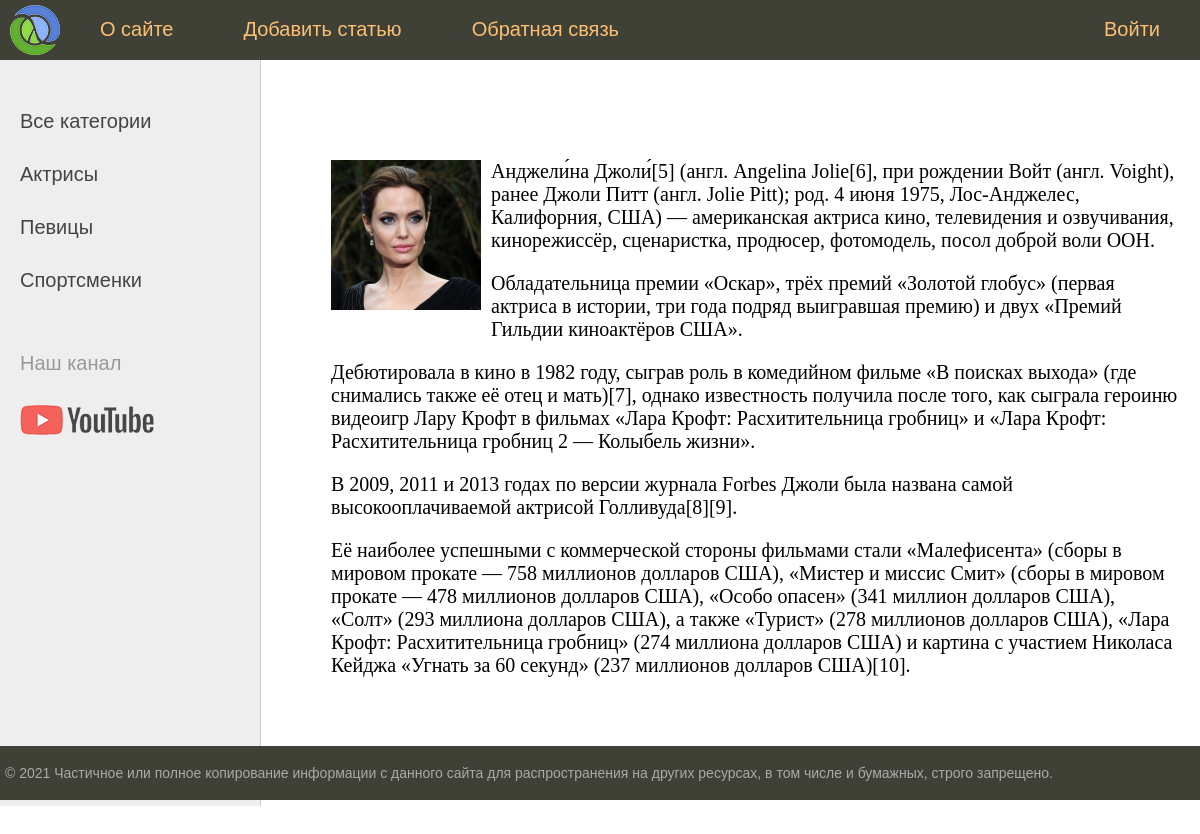
The app's page /post/1/ with its own data.
### women/models.py (models this page shows, shortened)
class Category(models.Model):
    name = models.CharField(max_length=100, db_index=True, verbose_name='Категория')
    def get_absolute_url(self):
        return reverse('category', kwargs={'cat_id': self.pk})
    class Meta:
        ordering = ('name',)
        verbose_name = 'Категорию'
        verbose_name_plural = 'Категории'

class Women(models.Model):
    title = models.CharField(max_length=255, verbose_name='Заголовок')
    content = models.TextField(blank=True, verbose_name='Контент')
    photo = models.ImageField(upload_to="photos/%Y/%m/%d", verbose_name='Фотография')
    time_create = models.DateTimeField(auto_now_add=True, verbose_name='Время создания')
    time_update = models.DateTimeField(auto_now=True, verbose_name='Время изменения')
    is_published = models.BooleanField(default=True, verbose_name='Публикация')
    cat = models.ForeignKey('Category', on_delete=models.PROTECT, null=True, verbose_name='Категория')
    class Meta:
        ordering = ('title',)
        verbose_name = 'Женщина'
        verbose_name_plural = 'Женщины'

### women/views.py (the view)
# urls.py: path('post/<int:post_id>/', show_post, name='post'),
def show_post(request, post_id):
    posts = Women.objects.all()
    context = {
                'menu': menu,
                'posts': posts,
                'title': 'Пост',
                'post_selected': post_id,
                }
    return render(request, 'women/post.html', context=context)

### women/templatetags/women_tags.py (called while the page is built)
@register.inclusion_tag('women/list_categories.html')
def show_categories(sort=None, cat_selected=0):
    if not sort:
        cats = Category.objects.all()
    else:
        cats = Category.objects.order_by(sort)
    return {"cats": cats, "cat_selected": cat_selected}

### women/templates/women/post.html
{% extends 'women/base.html' %}
{% block content %}
<ul class="list-articles">
	{% for p in posts %}
	{% if p.pk == post_selected %}
		{% if p.photo %}
			<p><img src="{{ p.photo.url }}" alt="" class="img-article-left thumb"></p>
		{% endif %}
		{% autoescape on %}
			{{p.content|linebreaks}}
		{% endautoescape %}
	{% endif %}
	{% endfor %}
</ul>
{% endblock %}

### women/templates/women/list_categories.html
{% for c in cats %}
	{% if c.pk == cat_selected %}
		<li class="selected">{{c.name}}</li>
	{% else %}
		<li><a href="{{ c.get_absolute_url }}">{{c.name}}</a></li>
	{% endif %}
{% endfor %}

### women/static/women/css/styles.css (style rules this page uses)
html, body { font-family: 'Arial'; margin: 0; padding: 0; height: 100%; width: 100%; color: #444; }
a { color: #0059b2; text-decoration: none; }
img { max-width: 600px; height: auto; }
img.img-article-left { max-width: 300px; height: auto; float: left; padding: 0 10px 10px 0; }
img.img-article-left.thumb { max-width: 150px; height: auto; }
ul.list-articles { list-style: none; margin: 0; padding: 0; }
.left-chapters ul li { margin: 30px 0 0 0; color: #999; }
.left-chapters ul li a { color: #444; text-decoration: none; }

### records on screen
Category: name "Актрисы"
Category: name "Певицы"
Category: name "Спортсменки"
Women: photo (picture), content "Анджели́на Джоли́[5] (англ. Angelina Jolie[6], при рождении Войт (англ. Voight), ранее Джоли Питт (англ. Jolie Pitt); род. 4 июня 1975, Лос-Анджелес, Калифорния, США) — американская актриса кино, телевидения и озвучивания, кинорежиссёр, сценаристка, продюсер, фотомодель, посол доброй воли ООН. Обладательница премии «Оскар», трёх премий «Золотой глобус» (первая актриса в истории, три года подряд выигравшая премию) и двух «Премий Гильдии киноактёров США». Дебютировала в кино в 1982 году, сыграв роль в комедийном фильме «В поисках выхода» (где снимались также её отец и мать)[7], однако известность получила после того, как сыграла героиню видеоигр Лару Крофт в фильмах «Лара Крофт:…"

### other values on screen
{{ m.title }} "О сайте" "Добавить статью" "Обратная связь"
{{ m.title }} "Войти"
